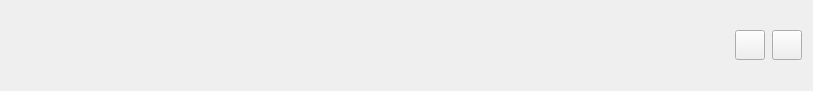
<?xml version="1.0" encoding="UTF-8"?>
<ui version="4.0">
 <class>TitleBar</class>
 <widget class="QWidget" name="TitleBar">
  <property name="geometry">
   <rect>
    <x>0</x>
    <y>0</y>
    <width>813</width>
    <height>91</height>
   </rect>
  </property>
  <property name="windowTitle">
   <string>Form</string>
  </property>
  <layout class="QGridLayout" name="gridLayout">
   <property name="leftMargin">
    <number>7</number>
   </property>
   <property name="topMargin">
    <number>7</number>
   </property>
   <property name="rightMargin">
    <number>7</number>
   </property>
   <property name="bottomMargin">
    <number>7</number>
   </property>
   <property name="spacing">
    <number>0</number>
   </property>
   <item row="0" column="0">
    <layout class="QHBoxLayout" name="horizontalLayout" stretch="1,100,1,1">
     <property name="spacing">
      <number>7</number>
     </property>
     <property name="leftMargin">
      <number>0</number>
     </property>
     <property name="rightMargin">
      <number>4</number>
     </property>
     <item>
      <widget class="QLabel" name="label_logo">
       <property name="minimumSize">
        <size>
         <width>30</width>
         <height>30</height>
        </size>
       </property>
       <property name="maximumSize">
        <size>
         <width>30</width>
         <height>30</height>
        </size>
       </property>
       <property name="styleSheet">
        <string notr="true"/>
       </property>
       <property name="text">
        <string/>
       </property>
      </widget>
     </item>
     <item>
      <spacer name="horizontalSpacer">
       <property name="orientation">
        <enum>Qt::Horizontal</enum>
       </property>
       <property name="sizeHint" stdset="0">
        <size>
         <width>40</width>
         <height>20</height>
        </size>
       </property>
      </spacer>
     </item>
     <item>
      <widget class="QPushButton" name="MinBtn">
       <property name="minimumSize">
        <size>
         <width>30</width>
         <height>30</height>
        </size>
       </property>
       <property name="maximumSize">
        <size>
         <width>30</width>
         <height>30</height>
        </size>
       </property>
       <property name="text">
        <string/>
       </property>
      </widget>
     </item>
     <item>
      <widget class="QPushButton" name="CloseBtn">
       <property name="minimumSize">
        <size>
         <width>30</width>
         <height>30</height>
        </size>
       </property>
       <property name="maximumSize">
        <size>
         <width>30</width>
         <height>30</height>
        </size>
       </property>
       <property name="text">
        <string/>
       </property>
      </widget>
     </item>
    </layout>
   </item>
  </layout>
 </widget>
 <resources/>
 <connections/>
</ui>
